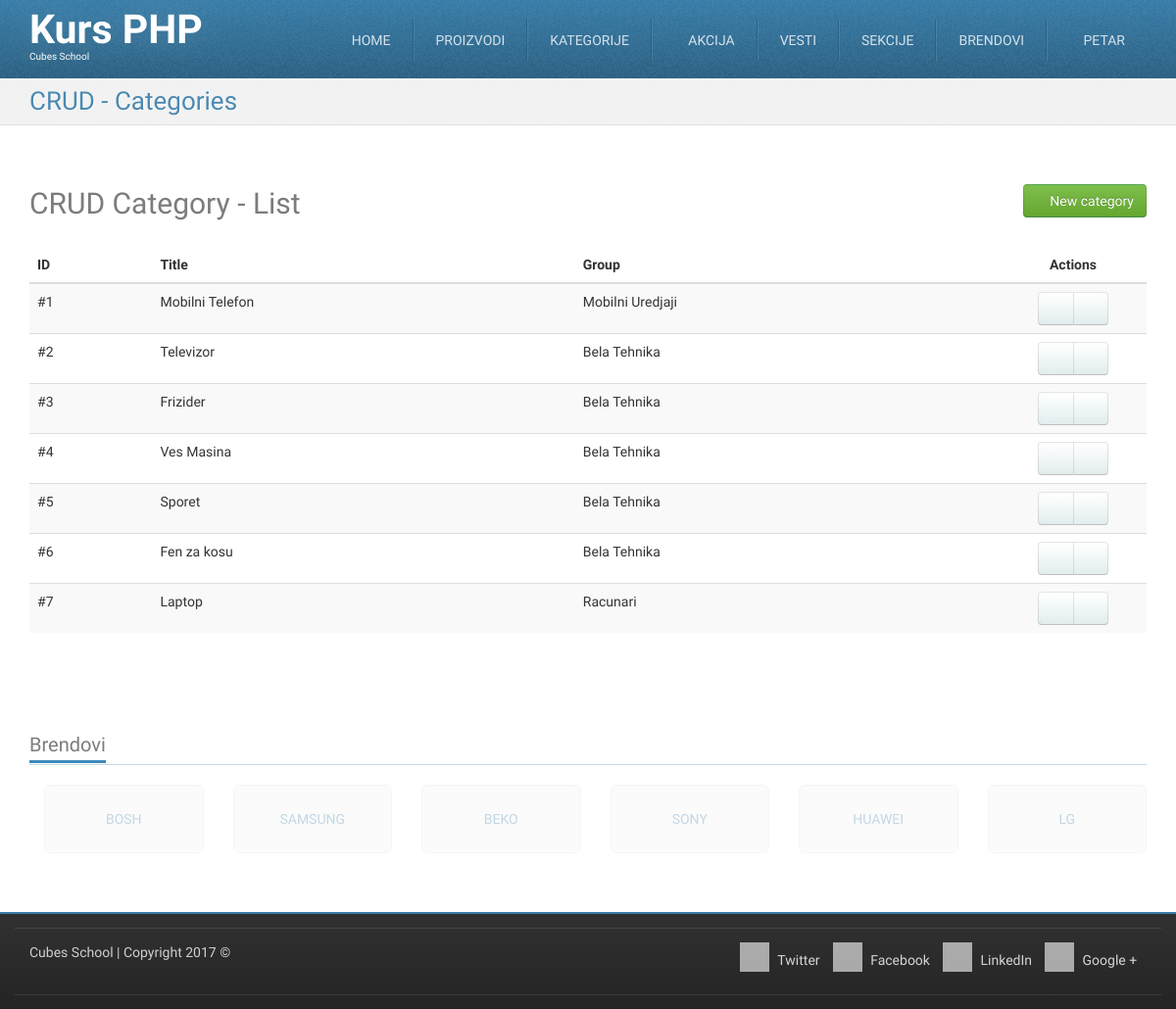
Page /crud-category-list.php (signed in) on the committed database.
### tables this page shows
CREATE TABLE `categories` (
  `id` int(11) NOT NULL,
  `title` char(20) NOT NULL,
  `description` longtext NOT NULL,
  `group_id` int(11) NOT NULL
);

CREATE TABLE `groups` (
  `id` int(11) NOT NULL,
  `title` varchar(255) NOT NULL
);

CREATE TABLE `brands` (
  `id` int(11) NOT NULL,
  `title` char(50) NOT NULL,
  `website_url` varchar(255) NOT NULL
);

### crud-category-list.php (called while the page is built, shortened)
<?php
require_once __DIR__ . '/models/m_categories.php';
$categories = categoriesFetchAll();
require_once __DIR__ . '/views/layout/header.php';
require_once __DIR__ . '/views/templates/t_crud-category-list.php';
require_once __DIR__ . '/views/layout/footer.php';

### models/m_categories.php (called while the page is built, shortened)
<?php
require_once __DIR__ . '/m_database.php';
function categoriesFetchAll() {
	$query = "SELECT `categories`.*, `groups`.`title` AS group_title "
			. "FROM `categories` "
			. "LEFT JOIN `groups` ON `categories`.`group_id` = `groups`.`id`";
	return dbFetchAll($query);
}

### models/m_database.php (called while the page is built, shortened)
<?php
function dbGetLink() {
	static $link;
	if (!isset($link)) {
		$link = mysqli_connect('127.0.0.1', 'cubes', 'cubes', 'cubesphp');
	}
	return $link;
}
function dbQuery($query) {
	$link = dbGetLink();
	$result = mysqli_query($link, $query);
	return $result;
}
function dbFetchAll($query) {
	$result = dbQuery($query);
	return mysqli_fetch_all($result, MYSQLI_ASSOC);
}

### models/m_brands.php (called while the page is built, shortened)
<?php
require_once __DIR__ . '/m_database.php';
function brandsFetchAll() {
	$query = "SELECT `brands`.* FROM `brands`";
	return dbFetchAll($query);
}
function brandsRandom() {
    	$query = "SELECT `brands`.* "
                . "FROM `brands` "
                . "ORDER BY RAND() "
                . "LIMIT 6";
        return dbFetchAll($query);
}

### views/templates/t_crud-category-list.php (the view, shortened to what this page needs)
<div id="highlighted">
    <div class="container">
        <div class="header">
            <h2 class="page-title">
                <span>CRUD - Categories</span>
            </h2>
        </div>
    </div>
</div>
<div id="content">
    <div class="container portfolio">
        <div class="row">
            <div class="col-md-12">
                <h2>
                    CRUD Category - List
                    <a href="/crud-category-insert.php" class="pull-right btn btn-success">
                        <i class="fa fa-plus-circle"></i>
                        New category
                    </a>
                </h2>
            </div>
        </div>
        <div class="row">
            <div class="col-md-12">
                <table class="table table-striped table-hover">
                    <thead>
                        <tr>
                            <th>ID</th>
                            <th>Title</th>
                            <th>Group</th>
                            <th class="actions text-center">Actions</th>
                        </tr>
                    </thead>
                    <tbody>
                        <?php foreach ($categories as $category) { ?>
                            <tr>
                                <td>
                                    #<?php echo htmlspecialchars($category['id']); ?>
                                </td>
                                <td>
                                    <?php echo htmlspecialchars($category['title']); ?>
                                </td>
                                <td>
                                    <?php echo htmlspecialchars($category['group_title']); ?>
                                </td>
                                <td class="text-center">
                                    <div class="btn-group">
                                        <a href="/crud-category-edit.php?id=<?php echo htmlspecialchars($category['id']); ?>" class="btn btn-default"><i class="fa fa-pencil"></i></a>
                                        <a href="/crud-category-delete.php?id=<?php echo htmlspecialchars($category['id']); ?>" class="btn btn-default"><i class="fa fa-trash"></i></a>
                                    </div>
                                </td>
                            </tr>
                        <?php } ?>
                    </tbody>
                </table>
            </div>
        </div>
    </div>
</div>

### views/layout/footer.php (shortened to what this page needs)
<?php
require_once __DIR__ . '/../../models/m_brands.php';
?>
<div id="content-below" class="wrapper">
    <div class="container">
        <div class="clients block">
            <h3 class="block-title">
                <span>Brendovi</span>
            </h3>
            <ul class="thumbnails list-unstyled row">
                <?php foreach (brandsRandom() as $brand) { ?>
                    <li class="col-sm-2">
                        <a href="/brand.php?id=<?php echo htmlspecialchars ($brand['id']); ?>" class="well well-lg text-uppercase text-justify">
                            <?php echo htmlspecialchars($brand['title']); ?>
                        </a>
                    </li>
                <?php } ?>
            </ul>
        </div>
    </div>
</div>
<footer id="footer">
    <div class="container">
        <div class="row">
            <div class="subfooter">
                <div class="col-md-5">
                    <p><a href="http://school.cubes.rs/">Cubes School</a> | Copyright 2017 &copy;</p>
                </div>
                <div class="col-md-7 col social-media">
                    <a href="#"><i class="fa fa-twitter"></i> Twitter</a>
                    <a href="#"><i class="fa fa-facebook"></i> Facebook</a>
                    <a href="#"><i class="fa fa-linkedin"></i> LinkedIn</a>
                    <a href="#"><i class="fa fa-google-plus"></i> Google +</a>
                </div>
            </div>
        </div>
        <div class="row">
            <div class="subfooter">
            </div>
        </div>
    </div>
</footer>
</body>
</html>

### skins/tema/css/custom-style.css (style rules this page uses)
#footer { min-height: 40px; }
#footer .social-media { text-align: right; }
#footer .social-media a { display: inline-block; margin-right: 0.7em; }
table .actions { width: 150px; }

### skins/tema/css/colour-blue.css (style rules this page uses)
body #highlighted { border-bottom-color: #e1e1e1; background-color: #f2f2f2; color: #377ca8; text-shadow: 1px 1px 1px #ffffff; }
body #footer { border-top-color: #377ca8; }
body .header .page-title { color: rgba(55, 124, 168, 0.9); }
body .block .block-title { border-bottom-color: rgba(55, 124, 168, 0.3); }
body .block .block-title span { border-bottom-color: #3d8abb; }

### rows in the picture
categories: id "1", title "Mobilni Telefon", group.title "Mobilni Uredjaji"
categories: id "2", title "Televizor", group.title "Bela Tehnika"
categories: id "3", title "Frizider", group.title "Bela Tehnika"
categories: id "4", title "Ves Masina", group.title "Bela Tehnika"
categories: id "5", title "Sporet", group.title "Bela Tehnika"
categories: id "6", title "Fen za kosu", group.title "Bela Tehnika"
categories: id "7", title "Laptop", group.title "Racunari"
brands: title "BOSH"
brands: title "SAMSUNG"
brands: title "BEKO"
brands: title "SONY"
brands: title "HUAWEI"
brands: title "LG"

### other values in the picture
$_SESSION['logged_in_user']['username'] "PETAR"
